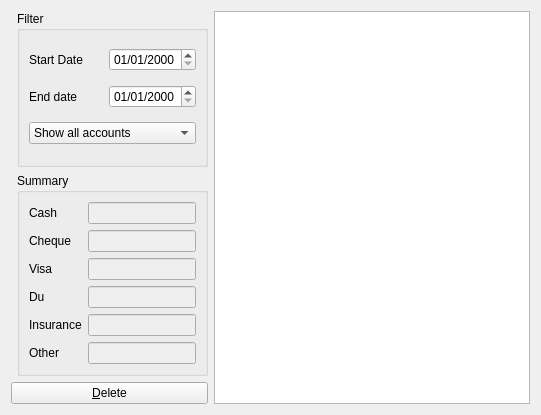
<?xml version="1.0" encoding="UTF-8"?>
<ui version="4.0">
 <class>Account::Internal::AccountViewWidget</class>
 <widget class="QWidget" name="Account::Internal::AccountViewWidget">
  <property name="geometry">
   <rect>
    <x>0</x>
    <y>0</y>
    <width>541</width>
    <height>415</height>
   </rect>
  </property>
  <property name="windowTitle">
   <string>Form</string>
  </property>
  <layout class="QGridLayout" name="gridLayout_2">
   <item row="0" column="1">
    <widget class="QGroupBox" name="groupBox">
     <property name="title">
      <string>Filter</string>
     </property>
     <layout class="QGridLayout" name="gridLayout_3">
      <item row="0" column="0">
       <widget class="QLabel" name="label">
        <property name="text">
         <string>Start Date</string>
        </property>
       </widget>
      </item>
      <item row="0" column="1">
       <widget class="QDateEdit" name="startDate">
        <property name="displayFormat">
         <string>dd/MM/yyyy</string>
        </property>
       </widget>
      </item>
      <item row="1" column="0">
       <widget class="QLabel" name="label_2">
        <property name="text">
         <string>End date</string>
        </property>
       </widget>
      </item>
      <item row="1" column="1">
       <widget class="QDateEdit" name="endDate">
        <property name="displayFormat">
         <string>dd/MM/yyyy</string>
        </property>
       </widget>
      </item>
      <item row="2" column="0" colspan="2">
       <widget class="QComboBox" name="periodCombo">
        <item>
         <property name="text">
          <string>Show all accounts</string>
         </property>
        </item>
        <item>
         <property name="text">
          <string>Today's accounts</string>
         </property>
        </item>
        <item>
         <property name="text">
          <string>Yesterday's accounts</string>
         </property>
        </item>
        <item>
         <property name="text">
          <string>This week accounts</string>
         </property>
        </item>
        <item>
         <property name="text">
          <string>This month accounts</string>
         </property>
        </item>
        <item>
         <property name="text">
          <string>This year accounts</string>
         </property>
        </item>
       </widget>
      </item>
     </layout>
    </widget>
   </item>
   <item row="0" column="2" rowspan="3">
    <widget class="QTableView" name="tableView">
     <property name="editTriggers">
      <set>QAbstractItemView::NoEditTriggers</set>
     </property>
     <property name="selectionMode">
      <enum>QAbstractItemView::SingleSelection</enum>
     </property>
     <property name="selectionBehavior">
      <enum>QAbstractItemView::SelectRows</enum>
     </property>
    </widget>
   </item>
   <item row="1" column="1">
    <widget class="QGroupBox" name="groupBox_2">
     <property name="title">
      <string>Summary</string>
     </property>
     <layout class="QGridLayout" name="gridLayout">
      <item row="0" column="0" colspan="2">
       <widget class="QLabel" name="label_4">
        <property name="text">
         <string>Cash</string>
        </property>
       </widget>
      </item>
      <item row="0" column="2" colspan="2">
       <widget class="QLineEdit" name="cash">
        <property name="enabled">
         <bool>false</bool>
        </property>
       </widget>
      </item>
      <item row="1" column="0" colspan="2">
       <widget class="QLabel" name="label_5">
        <property name="text">
         <string>Cheque</string>
        </property>
       </widget>
      </item>
      <item row="1" column="2" colspan="2">
       <widget class="QLineEdit" name="cheque">
        <property name="enabled">
         <bool>false</bool>
        </property>
       </widget>
      </item>
      <item row="2" column="0" colspan="2">
       <widget class="QLabel" name="label_6">
        <property name="text">
         <string>Visa</string>
        </property>
       </widget>
      </item>
      <item row="2" column="2" colspan="2">
       <widget class="QLineEdit" name="visa">
        <property name="enabled">
         <bool>false</bool>
        </property>
       </widget>
      </item>
      <item row="3" column="0" colspan="2">
       <widget class="QLabel" name="label_7">
        <property name="text">
         <string>Du</string>
        </property>
       </widget>
      </item>
      <item row="3" column="2" colspan="2">
       <widget class="QLineEdit" name="du">
        <property name="enabled">
         <bool>false</bool>
        </property>
       </widget>
      </item>
      <item row="4" column="0" colspan="2">
       <widget class="QLabel" name="label_8">
        <property name="text">
         <string>Insurance</string>
        </property>
       </widget>
      </item>
      <item row="4" column="2" colspan="2">
       <widget class="QLineEdit" name="insurance">
        <property name="enabled">
         <bool>false</bool>
        </property>
       </widget>
      </item>
      <item row="5" column="2" colspan="2">
       <widget class="QLineEdit" name="other">
        <property name="enabled">
         <bool>false</bool>
        </property>
       </widget>
      </item>
      <item row="5" column="0" colspan="2">
       <widget class="QLabel" name="label_3">
        <property name="text">
         <string>Other</string>
        </property>
        <property name="wordWrap">
         <bool>true</bool>
        </property>
       </widget>
      </item>
     </layout>
    </widget>
   </item>
   <item row="2" column="0" colspan="2">
    <widget class="QPushButton" name="deleteButton">
     <property name="text">
      <string>&amp;Delete</string>
     </property>
    </widget>
   </item>
  </layout>
 </widget>
 <resources/>
 <connections/>
</ui>
